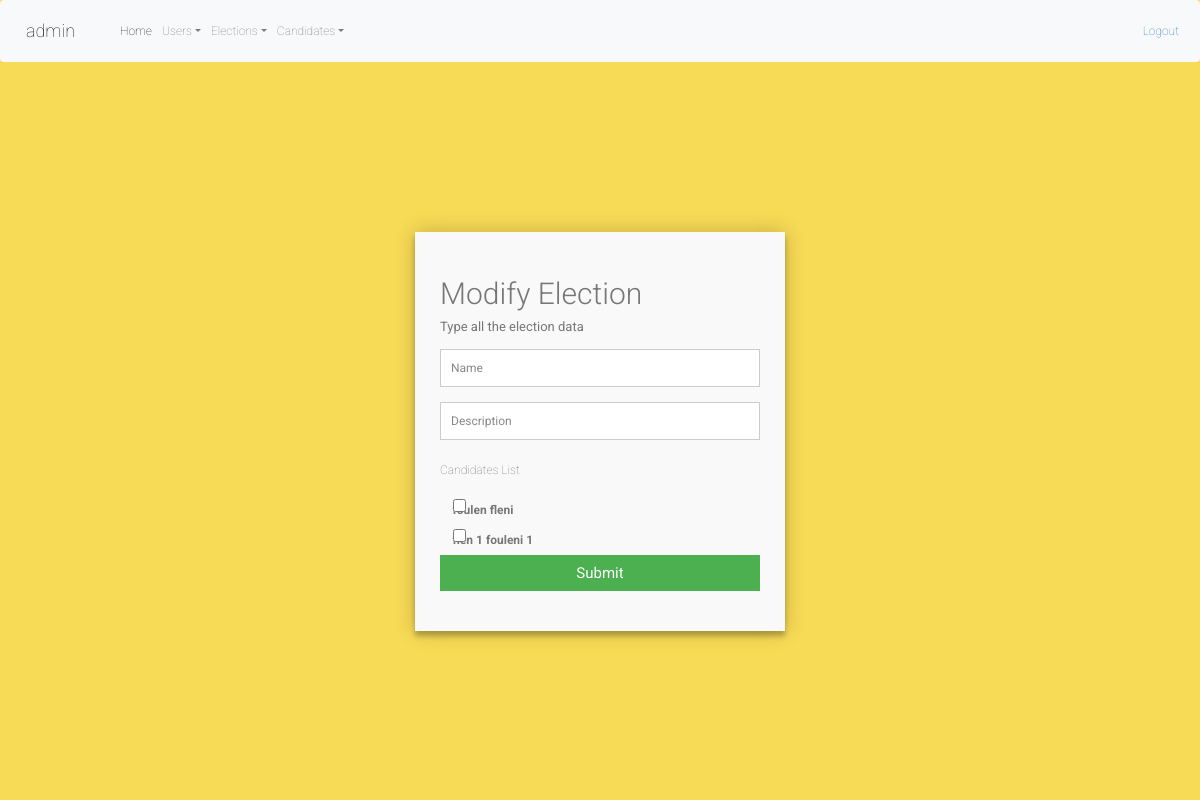
The app's page /admin/modify.php (signed in) with its own data.
### tables this page shows
CREATE TABLE `candidate` (
  `id` int(11) NOT NULL,
  `firstName` varchar(10) NOT NULL,
  `lastName` varchar(10) NOT NULL,
  `address` varchar(25) NOT NULL,
  `email` varchar(20) NOT NULL,
  `img` varchar(200) NOT NULL,
  `tel` varchar(12) NOT NULL,
  `C_description` varchar(200) NOT NULL
);

### admin/modify.php (the view, shortened to what this page needs)
<?php
$bdd = ConnexionBD::getInstance();
if(isset($_SESSION['username']) && isset($_SESSION['password']) && isset($_SESSION['role'])) {
    if($_SESSION['role']){
        $id = $_POST["modifyID"];
        $req = $bdd->prepare('SELECT * FROM election WHERE id=?');
        $req->execute(array($id));
        $election = $req->fetch(PDO::FETCH_OBJ);
        include '../includes/header.php';
        ?>
        <link rel="stylesheet" href="../assets/css/style.css">
        <div class="container">
            <form id="contact" action="./showElection.php" method="post">
                <h3>Modify Election</h3>
                <h4>Type all the election data</h4>
                <fieldset>
                    <input type="text" name="first" placeholder="Name" value="<?=$election->nom?>" required/>
                </fieldset>
                <fieldset>
                    <input type="text" name="description" placeholder="Description" value="<?=$election->description?>" required/>
                </fieldset>
                <p>Candidates List</p>
                <?php
                function exists($arr,$item){
                    return '';
                }
                    $req = $bdd->prepare('SELECT * FROM candidate');
                    $req->execute();
                    $candidates = $req->fetchAll(PDO::FETCH_OBJ);
                    $req1 = $bdd->prepare('SELECT * FROM candidate_election where id_Election=?');
                    $req1->execute(array($id));
                    $candidates_election = $req1->fetchAll(PDO::FETCH_OBJ);
                    $i = 0;
                    foreach($candidates as $candidate) {
                        ?>
                        <div class="form-check">
                            <input name ="<?=$i?>" type="checkbox" class="form-check-input" id="materialUnchecked" value=<?=$candidate->id?> <?=exists($candidates_election,$candidate->id)?>>
                            <label class="form-check-label" for="materialUnchecked"><?=$candidate->firstName.' '.$candidate->lastName?></label>
                        </div>
                        <?php
                        $i++;
                            }
                ?>
                <fieldset>
                    <button name="modifyID" value="<?=$id?>" type="submit" id="contact-submit" data-submit="...Adding">Submit</button>
                </fieldset>
            </form>
        </div>
        <?php
    }
    else{
        header("Location: ../login");
    }
}
else{
    header("Location: ../login");
}
?>

### assets/css/style.css (style rules this page uses)
* { margin: 0; padding: 0; box-sizing: border-box; -webkit-box-sizing: border-box; -moz-box-sizing: border-box; -webkit-font-smoothing: antialiased; -moz-font-smoothing: antialiased; -o-font-smoothing: antialiased; font-smoothing: antialiased; text-rendering: optimizeLegibility; }
.container { max-width: 400px; width: 100%; margin: 0 auto; position: relative; }
#contact input[type="text"], #contact input[type="email"], #contact input[type="tel"], #contact input[type="url"], #contact textarea, #contact button[type="submit"] { font: 400 12px/16px "Roboto", Helvetica, Arial, sans-serif; }
#contact { background: #F9F9F9; padding: 25px; margin: 150px 0; box-shadow: 0 0 20px 0 rgba(0, 0, 0, 0.2), 0 5px 5px 0 rgba(0, 0, 0, 0.24); }
#contact h3 { display: block; font-size: 30px; font-weight: 300; margin-bottom: 10px; }
#contact h4 { margin: 5px 0 15px; display: block; font-size: 13px; font-weight: 400; }
fieldset { border: medium none !important; margin: 0 0 10px; min-width: 100%; padding: 0; width: 100%; }
#contact input[type="text"], #contact input[type="email"], #contact input[type="tel"], #contact input[type="url"], #contact textarea { width: 100%; border: 1px solid #ccc; background: #FFF; margin: 0 0 5px; padding: 10px; }
#contact button[type="submit"] { cursor: pointer; width: 100%; border: none; background: #4CAF50; color: #FFF; margin: 0 0 5px; padding: 10px; font-size: 15px; }

### records on screen
candidate: firstName "foulen", lastName "fleni"
candidate: firstName "flen 1", lastName "fouleni 1"

### other values on screen
$_SESSION['username'] "admin"
